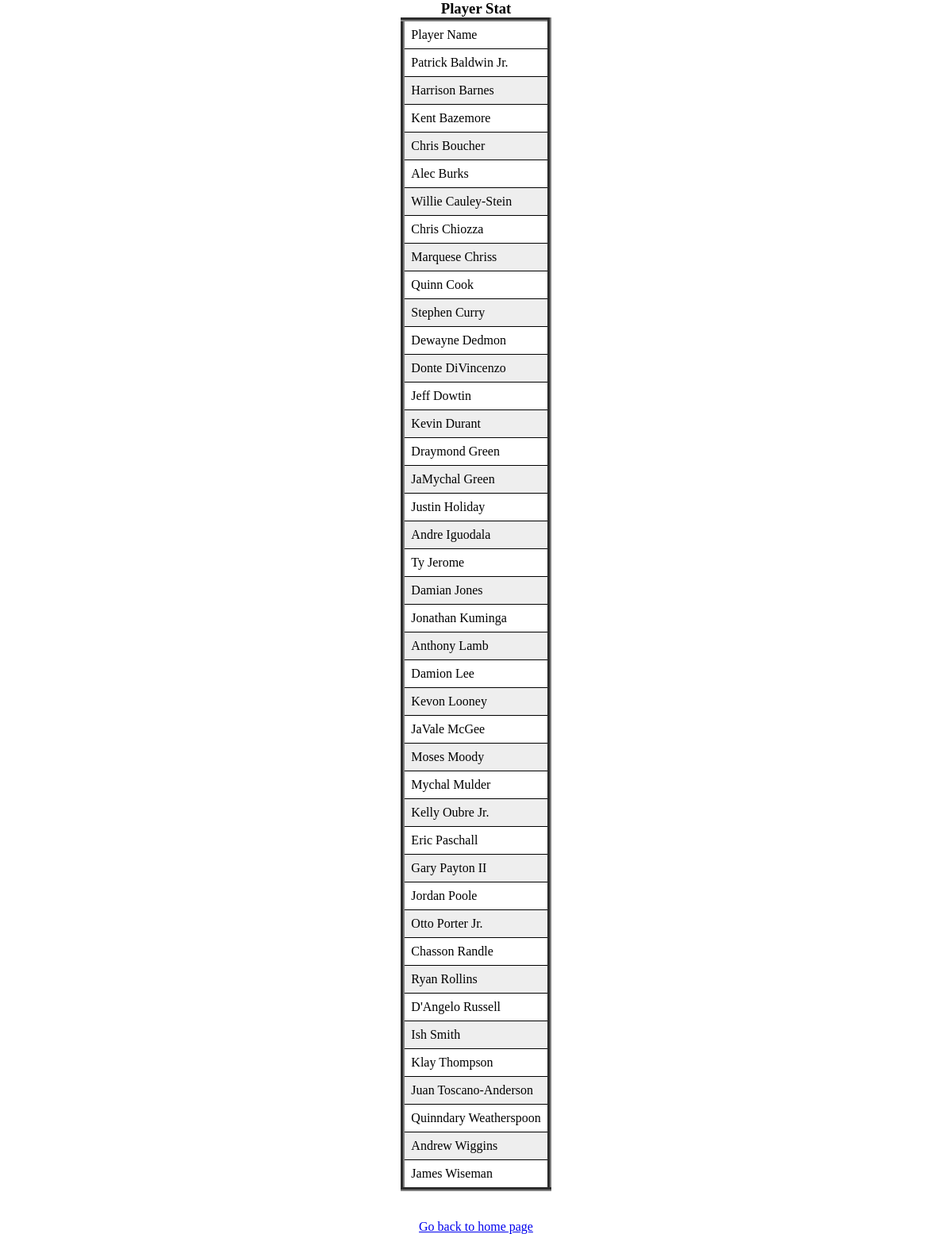
/active_players, run on the app's committed database.
### tables this page shows
CREATE TABLE "Active_Players" (
"id" INTEGER,
  "full_name" TEXT,
  "first_name" TEXT,
  "last_name" TEXT
);

### models/controller.py (the view)
@app.route("/active_players", methods = ["GET","POST"])
def active_players():
    rows = obj.gsw_active_players()
    return render_template("s_active_players.html", rows=rows)

### models/DBMapper.py (called while the page is built)
    def gsw_active_players(self):
        records = self.tdg.gsw_active_players()
        return records

### models/tabledatagateway.py (called while the page is built)
    def connection_establish(self):
        conn = sqlite3.connect("/Users/nandy/Git_repos/APP-Project/data/NBA_database.db")
        cur = conn.cursor()
        return cur

    def gsw_active_players(self):
        cursor = self.connection_establish()
        query = 'SELECT A.full_name from Active_Players as A where A.id in (SELECT PLAYER_ID from Season_Stats where TEAM_ABBREVIATION = "GSW" );'
        cursor.execute(query)
        records = cursor.fetchall()
        return records

### models/templates/s_active_players.html (shortened to what this page needs)
<!DOCTYPE html>
<html lang="en">
<head>
    <link rel="stylesheet" type ="text/css" href="{{ url_for('static', filename='styles/style-player-table.css')}}">
</head>
<body>
    <h3>Player Stat</h3>
    <table border=5>
        <thead>
            <td>Player Name</td>
        </thead>
        {% for row in rows %}
        <tr>
            <td>{{row[0]}}</td>
        </tr>
        {% endfor %}
    </table>
    <br><br>
    <a href="/">Go back to home page</a>
</body>
</html>

### models/static/styles/style-player-table.css (style rules this page uses)
* { margin: 0; padding: 0; }
body { background: url("https://s3-us-west-2.amazonaws.com/s.cdpn.io/38816/image-from-rawpixel-id-2210775-jpeg.jpg") center center repeat; background-size: cover; width: 100vw; height: 100vh; display: grid; align-items: center; justify-items: center; }

### models/templates/s_active_players.html (style rules this page uses)
table { border-collapse: collapse; }
th, td { border: 1px solid black; padding: 8px; }
tbody tr:nth-child(odd) { background-color: #fff; }
tbody tr:nth-child(even) { background-color: #eee; }

### data on the page
Active_Players: full_name "Patrick Baldwin Jr."
Active_Players: full_name "Harrison Barnes"
Active_Players: full_name "Kent Bazemore"
Active_Players: full_name "Chris Boucher"
Active_Players: full_name "Alec Burks"
Active_Players: full_name "Willie Cauley-Stein"
Active_Players: full_name "Chris Chiozza"
Active_Players: full_name "Marquese Chriss"
Active_Players: full_name "Quinn Cook"
Active_Players: full_name "Stephen Curry"
Active_Players: full_name "Dewayne Dedmon"
Active_Players: full_name "Donte DiVincenzo"
Active_Players: full_name "Jeff Dowtin"
Active_Players: full_name "Kevin Durant"
Active_Players: full_name "Draymond Green"
Active_Players: full_name "JaMychal Green"
Active_Players: full_name "Justin Holiday"
Active_Players: full_name "Andre Iguodala"
Active_Players: full_name "Ty Jerome"
Active_Players: full_name "Damian Jones"
Active_Players: full_name "Jonathan Kuminga"
Active_Players: full_name "Anthony Lamb"
Active_Players: full_name "Damion Lee"
Active_Players: full_name "Kevon Looney"
Active_Players: full_name "JaVale McGee"
Active_Players: full_name "Moses Moody"
Active_Players: full_name "Mychal Mulder"
Active_Players: full_name "Kelly Oubre Jr."
Active_Players: full_name "Eric Paschall"
Active_Players: full_name "Gary Payton II"
Active_Players: full_name "Jordan Poole"
Active_Players: full_name "Otto Porter Jr."
Active_Players: full_name "Chasson Randle"
Active_Players: full_name "Ryan Rollins"
Active_Players: full_name "D'Angelo Russell"
Active_Players: full_name "Ish Smith"
Active_Players: full_name "Klay Thompson"
Active_Players: full_name "Juan Toscano-Anderson"
Active_Players: full_name "Quinndary Weatherspoon"
Active_Players: full_name "Andrew Wiggins"
Active_Players: full_name "James Wiseman"
